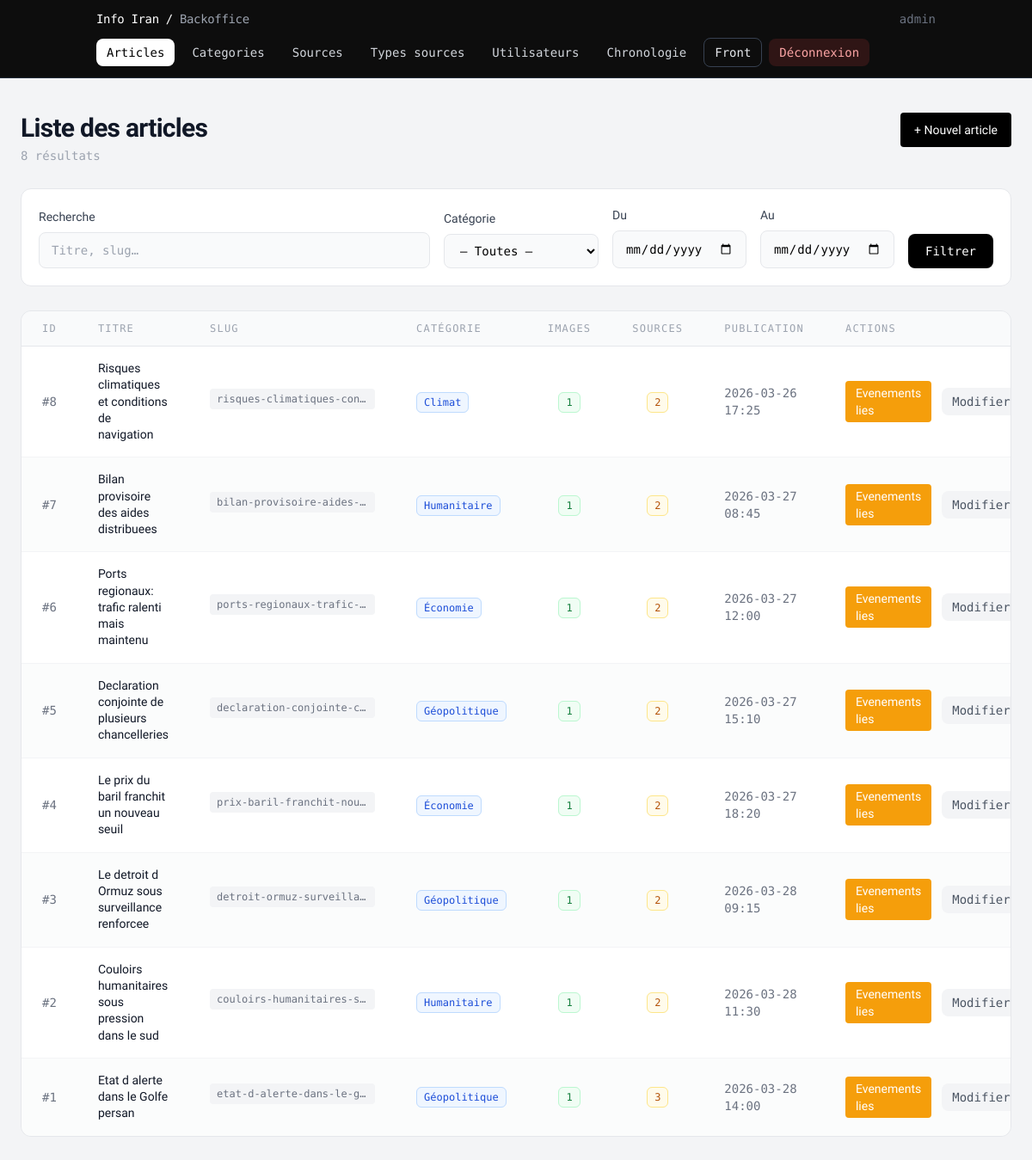
Screenshot of /backoffice (signed in) with the database file from the repository.
### tables this page shows
CREATE TABLE articles (
    id               INT PRIMARY KEY AUTO_INCREMENT,
    titre            VARCHAR(255) NOT NULL,
    slug             VARCHAR(255) UNIQUE NOT NULL,  
    contenu          LONGTEXT NOT NULL,
    date_publication DATETIME DEFAULT CURRENT_TIMESTAMP,
    id_categorie     INT,
    FOREIGN KEY (id_categorie) REFERENCES categories(id) ON DELETE SET NULL
);

CREATE TABLE categories (
    id  INT PRIMARY KEY AUTO_INCREMENT,
    nom VARCHAR(100) NOT NULL,
    description TEXT
);

### models/Database.php (called while the page is built, shortened)
<?php
class Database
{
    private static $instance = null;
    private $pdo;
    private function __construct()
    {
        $host = getenv('DB_HOST') ?: '127.0.0.1';
        $db   = getenv('DB_NAME') ?: 'info_actualite';
        $user = getenv('DB_USER') ?: 'actualite_user';
        $pass = getenv('DB_PASS') ?: 'secret_pw';
        $charset = 'utf8mb4';
        $dsn = "mysql:host={$host};dbname={$db};charset={$charset}";
        $options = [
            PDO::ATTR_ERRMODE => PDO::ERRMODE_EXCEPTION,
            PDO::ATTR_DEFAULT_FETCH_MODE => PDO::FETCH_ASSOC,
            PDO::ATTR_EMULATE_PREPARES => false,
        ];
        $this->pdo = new PDO($dsn, $user, $pass, $options);
    }
    public static function getInstance()
    {
        if (self::$instance === null) {
            self::$instance = new self();
        }
        return self::$instance;
    }
    public function getConnection()
    {
        return $this->pdo;
    }
}

### services/ArticleService.php (called while the page is built, shortened)
<?php
require_once __DIR__ . '/../models/Database.php';
class ArticleService
{
    public function __construct()
    {
        $this->db = Database::getInstance()->getConnection();
    }
}

### services/SourceService.php (called while the page is built, shortened)
<?php
require_once __DIR__ . '/../models/Database.php';
class SourceService
{
    public function __construct()
    {
        $this->db    = Database::getInstance()->getConnection();
    }
}

### services/ImageService.php (called while the page is built, shortened)
<?php
require_once __DIR__ . '/../models/Database.php';
class ImageService
{
    public function __construct()
    {
        $this->db    = Database::getInstance()->getConnection();
    }
}

### controllers/ArticleController.php (called while the page is built, shortened)
<?php
require_once __DIR__ . '/../models/Database.php';
require_once __DIR__ . '/../services/ArticleService.php';
require_once __DIR__ . '/../services/SourceService.php';
require_once __DIR__ . '/../services/ImageService.php';
class ArticleController
{
    private \PDO           $db;
    public function __construct()
    {
        $this->db             = Database::getInstance()->getConnection();
    }
    public function listArticlesPaginated(int $perPage, int $offset, array $filters = []): array
    {
        $where  = [];
        $params = [];
        $wc = $where ? 'WHERE ' . implode(' AND ', $where) : '';
        $stmtC = $this->db->prepare("SELECT COUNT(*) FROM articles a {$wc}");
        $stmtC->execute($params);
        $total = (int) $stmtC->fetchColumn();
        $sql = "
            SELECT a.id, a.titre, a.slug, a.date_publication, a.id_categorie,
                   c.nom AS categorie_nom,
                   (SELECT COUNT(*) FROM articles_images ai  WHERE ai.id_article  = a.id) AS nb_images,
                   (SELECT COUNT(*) FROM article_sources asrc WHERE asrc.id_article = a.id) AS nb_sources
            FROM articles a
            LEFT JOIN categories c ON c.id = a.id_categorie
            {$wc}
            ORDER BY a.id DESC
            LIMIT :lim OFFSET :off
        ";
        $stmt = $this->db->prepare($sql);
        $stmt->bindValue(':lim', $perPage, \PDO::PARAM_INT);
        $stmt->bindValue(':off', $offset,  \PDO::PARAM_INT);
        $stmt->execute();
        return ['total' => $total, 'rows' => $stmt->fetchAll(\PDO::FETCH_ASSOC)];
    }
}

### pages/articles/backoffice_articles.php (the view, shortened to what this page needs)
<?php
require_once __DIR__ . '/../../controllers/ArticleController.php';
require_once __DIR__ . '/partials/backoffice_nav.php';
$controller = new ArticleController();
$perPage   = 10;
$page      = max(1, intval($_GET['page'] ?? 1));
$offset    = ($page - 1) * $perPage;
$filters   = [
    'q'         => trim($_GET['q']         ?? ''),
    'cat'       => intval($_GET['cat']     ?? 0),
    'date_from' => trim($_GET['date_from'] ?? ''),
    'date_to'   => trim($_GET['date_to']   ?? ''),
];
$result     = $controller->listArticlesPaginated($perPage, $offset, $filters);
$articles   = $result['rows'];
$total      = $result['total'];
?>
<!DOCTYPE html>
<html lang="fr">
<head>
</head>
<body class="bg-gray-100 min-h-screen">
<main class="container mx-auto px-6 py-10 max-w-[90rem]">
    <div class="flex items-start justify-between gap-4 mb-7">
        <div>
            <h1 class="text-3xl font-semibold text-gray-900 tracking-tight">Liste des articles</h1>
            <p class="mono text-sm text-gray-400 mt-1">
                <?= $total ?> résultat<?= $total > 1 ? 's' : '' ?>
            </p>
        </div>
        <a href="/backoffice/articles/nouveau" class="flex items-center gap-2 bg-black text-white text-sm font-medium px-4 py-2.5 rounded hover:bg-gray-800 transition-colors whitespace-nowrap">
            + Nouvel article
        </a>
    </div>
    <form method="GET" action="/backoffice/articles" class="flex flex-wrap items-end gap-4 bg-white border border-gray-200 rounded-xl p-5 mb-7">
        <div class="flex-1 min-w-[200px]">
            <label class="block text-sm font-medium text-gray-700 mb-2">Recherche</label>
            <input type="text" name="q" value="<?= htmlspecialchars($filters['q']) ?>" placeholder="Titre, slug…"
                   class="w-full mono text-sm px-3.5 py-2.5 border border-gray-200 rounded-lg bg-gray-50 focus:bg-white focus:border-gray-400 focus:outline-none transition-colors">
        </div>
        <div class="min-w-[180px]">
            <label class="block text-sm font-medium text-gray-700 mb-2">Catégorie</label>
            <select name="cat" class="w-full mono text-sm px-3.5 py-2.5 border border-gray-200 rounded-lg bg-gray-50 focus:bg-white focus:border-gray-400 focus:outline-none transition-colors">
                <option value="0">— Toutes —</option>
            </select>
        </div>
        <div class="min-w-[150px]">
            <label class="block text-sm font-medium text-gray-700 mb-2">Du</label>
            <input type="date" name="date_from" value="<?= htmlspecialchars($filters['date_from']) ?>"
                   class="w-full mono text-sm px-3.5 py-2.5 border border-gray-200 rounded-lg bg-gray-50 focus:bg-white focus:border-gray-400 focus:outline-none transition-colors">
        </div>
        <div class="min-w-[150px]">
            <label class="block text-sm font-medium text-gray-700 mb-2">Au</label>
            <input type="date" name="date_to" value="<?= htmlspecialchars($filters['date_to']) ?>"
                   class="w-full mono text-sm px-3.5 py-2.5 border border-gray-200 rounded-lg bg-gray-50 focus:bg-white focus:border-gray-400 focus:outline-none transition-colors">
        </div>
        <div class="flex items-center gap-2">
            <button type="submit" class="mono text-sm font-medium bg-black text-white px-5 py-2.5 rounded-lg hover:bg-gray-800 transition-colors">Filtrer</button>
        </div>
    </form>
    <div class="bg-white border border-gray-200 rounded-xl overflow-x-auto">
        <?php if (empty($articles)): ?>
            <div class="px-6 py-20 text-center mono text-base text-gray-400">Aucun article trouvé.</div>
        <?php else: ?>
            <table class="w-full text-left border-collapse">
                <thead>
                    <tr class="bg-gray-50 border-b border-gray-200 mono text-xs text-gray-400 uppercase tracking-widest">
                        <th class="px-6 py-3 font-normal">ID</th>
                        <th class="px-6 py-3 font-normal">Titre</th>
                        <th class="px-6 py-3 font-normal">Slug</th>
                        <th class="px-6 py-3 font-normal">Catégorie</th>
                        <th class="px-6 py-3 font-normal text-center">Images</th>
                        <th class="px-6 py-3 font-normal text-center">Sources</th>
                        <th class="px-6 py-3 font-normal">Publication</th>
                        <th class="px-6 py-3 font-normal">Actions</th>
                    </tr>
                </thead>
                <tbody class="divide-y divide-gray-100">
                    <?php foreach ($articles as $i => $a):
                        $id    = (int)$a['id'];
                        $titre = htmlspecialchars(strip_tags($a['titre'] ?? ''));
                        $slug  = htmlspecialchars($a['slug'] ?? '');
                        $date  = htmlspecialchars(substr($a['date_publication'] ?? '', 0, 16));
                        $cat   = htmlspecialchars($a['categorie_nom'] ?? '—');
                    ?>
                    <tr class="hover:bg-blue-50/30 transition-colors <?= $i % 2 === 1 ? 'bg-gray-50/60' : 'bg-white' ?>">
                        <td class="px-6 py-4 mono text-sm text-gray-500">#<?= $id ?></td>
                        <td class="px-6 py-4 text-sm font-medium text-gray-900 leading-snug"><?= mb_strimwidth($titre, 0, 65, '…') ?></td>
                        <td class="px-6 py-4">
                            <span class="mono text-xs text-gray-500 bg-gray-100 px-2 py-1 rounded max-w-[12rem] inline-block truncate" title="<?= $slug ?>">
                                <?= $slug ?>
                            </span>
                        </td>
                        <td class="px-6 py-4">
                            <?php if ($a['categorie_nom']): ?>
                                <span class="mono text-xs bg-blue-50 border border-blue-200 text-blue-700 px-2 py-1 rounded-md"><?= $cat ?></span>
                            <?php else: ?>
                                <span class="mono text-xs text-gray-400">—</span>
                            <?php endif; ?>
                        </td>
                        <td class="px-6 py-4 text-center">
                            <span class="mono text-xs px-2 py-1 rounded-md <?= (int)$a['nb_images'] > 0 ? 'bg-green-50 border border-green-200 text-green-700' : 'bg-gray-50 border border-gray-200 text-gray-400' ?>">
                                <?= (int)$a['nb_images'] ?>
                            </span>
                        </td>
                        <td class="px-6 py-4 text-center">
                            <span class="mono text-xs px-2 py-1 rounded-md <?= (int)$a['nb_sources'] > 0 ? 'bg-amber-50 border border-amber-200 text-amber-700' : 'bg-gray-50 border border-gray-200 text-gray-400' ?>">
                                <?= (int)$a['nb_sources'] ?>
                            </span>
                        </td>
                        <td class="px-6 py-4 mono text-sm text-gray-500"><?= $date ?></td>
                        <td class="px-6 py-4">
                            <div class="flex items-center gap-3">
                                <a href="/backoffice/chronologie/article-<?= $id ?>" class="bg-amber-500 text-white px-3 py-1 rounded text-sm hover:bg-amber-600">Evenements lies</a>
                                <a href="/backoffice/articles/edit-<?= $id ?>" class="mono text-sm text-gray-600 bg-gray-100 hover:bg-gray-200 px-3 py-1.5 rounded-lg transition-colors">Modifier</a>
                            </div>
                        </td>
                    </tr>
                    <?php endforeach; ?>
                </tbody>
            </table>
        <?php endif; ?>
    </div>
</main>
</body>
</html>

### rows the page displays
articles: id "8", titre "Risques climatiques et conditions de navigation", slug "risques-climatiques-con…", id_categorie.nom "Climat", nb_images "1", nb_sources "2", date_publication "2026-03-26 17:25"
articles: id "7", titre "Bilan provisoire des aides distribuees", slug "bilan-provisoire-aides-…", id_categorie.nom "Humanitaire", nb_images "1", nb_sources "2", date_publication "2026-03-27 08:45"
articles: id "6", titre "Ports regionaux: trafic ralenti mais maintenu", slug "ports-regionaux-trafic-…", id_categorie.nom "Économie", nb_images "1", nb_sources "2", date_publication "2026-03-27 12:00"
articles: id "5", titre "Declaration conjointe de plusieurs chancelleries", slug "declaration-conjointe-c…", id_categorie.nom "Géopolitique", nb_images "1", nb_sources "2", date_publication "2026-03-27 15:10"
articles: id "4", titre "Le prix du baril franchit un nouveau seuil", slug "prix-baril-franchit-nou…", id_categorie.nom "Économie", nb_images "1", nb_sources "2", date_publication "2026-03-27 18:20"
articles: id "3", titre "Le detroit d Ormuz sous surveillance renforcee", slug "detroit-ormuz-surveilla…", id_categorie.nom "Géopolitique", nb_images "1", nb_sources "2", date_publication "2026-03-28 09:15"
articles: id "2", titre "Couloirs humanitaires sous pression dans le sud", slug "couloirs-humanitaires-s…", id_categorie.nom "Humanitaire", nb_images "1", nb_sources "2", date_publication "2026-03-28 11:30"
articles: id "1", titre "Etat d alerte dans le Golfe persan", slug "etat-d-alerte-dans-le-g…", id_categorie.nom "Géopolitique", nb_images "1", nb_sources "3", date_publication "2026-03-28 14:00"

### other values shown
$username "admin"
$link['label'] "Articles"
$link['label'] "Categories"
$link['label'] "Sources"
$link['label'] "Types sources"
$link['label'] "Utilisateurs"
$link['label'] "Chronologie"
$total "8"
